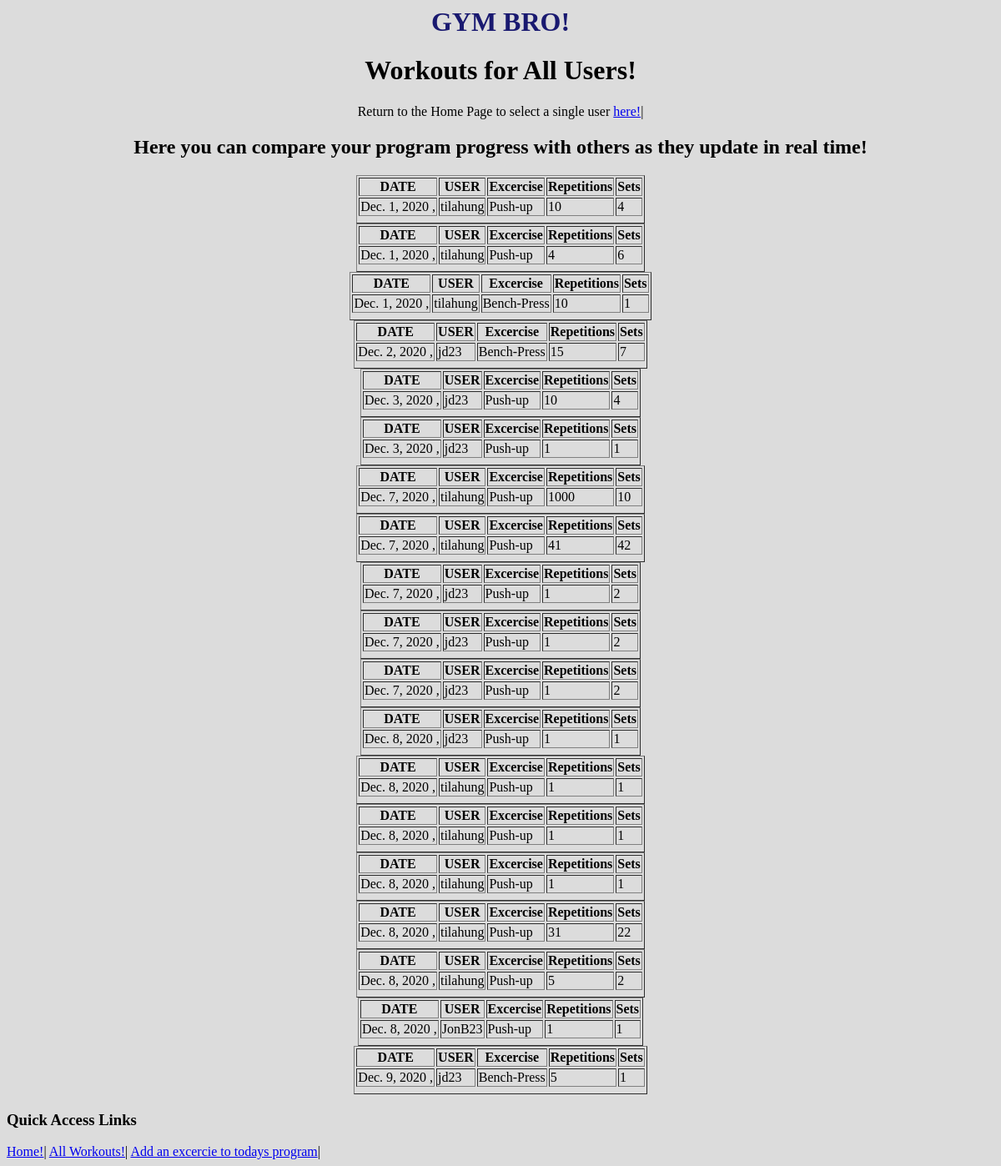
The app's page /gym_bro/program/1, older data.
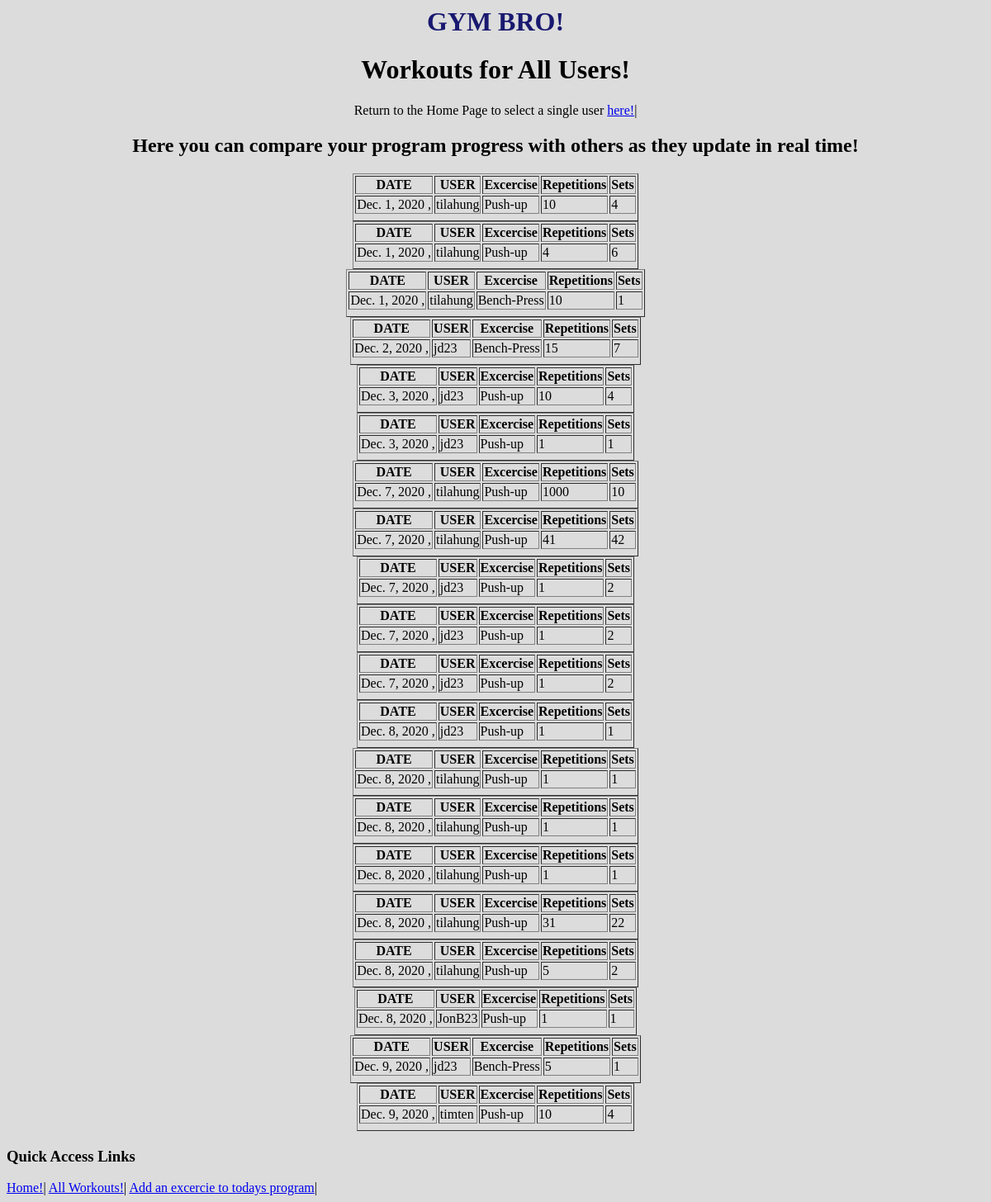
The same page, newer data.
### gym_bro/models.py (models this page shows, shortened)
class Program(models.Model):
    user = models.ForeignKey('User', on_delete=models.CASCADE)
    excercises = models.ForeignKey(Workout, on_delete=models.CASCADE)
    reps = models.IntegerField (blank=True)
    sets = models.IntegerField (blank=True) #is there a way to add numeric feilds ?
    date = models.DateField (blank=True,default=datetime.date.today)

class User(models.Model):
    first_name = models.TextField(blank=True)
    last_name = models.TextField(blank=True)
    user_name = models.TextField(blank=True)
    def __str__ (self):
        return f'{self.user_name}'

class Workout(models.Model):
    name = models.TextField(blank=True)
    description = models.TextField(blank=True)
    image_url = models.URLField(blank=True)
    def __str__ (self):
        return f'{self.name}'

### gym_bro/views.py (the view)
class ProgramPageView (ListView):
    model = Program  #retrive the program objects from database
    template_name = "gym_bro/program.html" # delegate display to this url
    context_object_name = "program" #use this variable name to call objects in the template

### gym_bro/templates/gym_bro/program.html (shortened to what this page needs)
{% extends 'gym_bro/base.html' %}
{% block content %}
<html>
<body style="background-color: gainsboro;">
<center>
<h1>Workouts for All Users! </h1>
Return to the Home Page to select a single user <a href="{% url 'home' %}">here!</a>|
    <h2>Here you can compare your program progress with others as they update in real time!<h2>
{% for p in program %}
<table border="1">
<tr>
    <th>DATE</th>
    <th>USER</th>
    <th>Excercise</th>
    <th>Repetitions</th>
    <th>Sets</th>
</tr>
<tr>
    <td> {{p.date}} , </td>
    <td> {{p.user}}</td>
    <td> {{p.excercises}}  </td>
    <td> {{p.reps}} </td>
    <td> {{p.sets}} </td>
</table>
{% endfor %}
</center>
{% endblock %}

### gym_bro/templates/gym_bro/base.html (shortened to what this page needs)
     <center> <head> <h1 style="color: midnightblue;"> GYM BRO! </h1> </head> </center>
     {% block content %}
     {% endblock %}
     <h3> Quick Access Links</h3>
     <a href="{% url 'home' %}">Home!</a>|
     <a href="{% url 'workouts' %}">All Workouts!</a>|
     <a href="{% url 'update_program' %}">Add an excercie to todays program</a>|

Row changes from the older to the newer data that the page shows:
added Program: date "Dec. 9, 2020", user "timten", excercises "Push-up", reps "10", sets "4"
